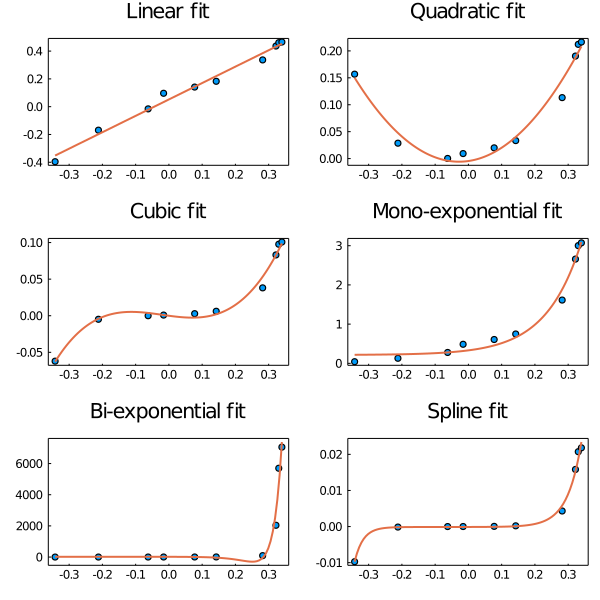

This chart was generated by the following Julia code:

using EasyFit
using Plots

x = sort(rand(10)) .- 0.5
y = sort(rand(10)) .- 0.5

plot(layout=(3,2))
plot!(framestyle=:box,grid=false)

sp=1
plot!(title="Linear fit",subplot=sp)
scatter!(x,y,label="",subplot=sp)
fit = fitlinear(x,y)
plot!(fit.x,fit.y,label="",linewidth=2,subplot=sp)

sp=2
y2 = y.^2
plot!(title="Quadratic fit",subplot=sp)
scatter!(x,y2,label="",subplot=sp)
fit = fitquad(x,y2)
plot!(fit.x,fit.y,label="",linewidth=2,subplot=sp)

sp=3
y2 = y.^3
plot!(title="Cubic fit",subplot=sp)
scatter!(x,y2,label="",subplot=sp)
fit = fitcubic(x,y2)
plot!(fit.x,fit.y,label="",linewidth=2,subplot=sp)

sp=4
y2 = 0.3*exp.(5*y)
plot!(title="Mono-exponential fit",subplot=sp)
scatter!(x,y2,label="",subplot=sp)
fit = fitexp(x,y2)
plot!(fit.x,fit.y,label="",linewidth=2,subplot=sp)

sp=5
y2 = 0.3*exp.(5*y) + 0.7*exp.(3*y2)
plot!(title="Bi-exponential fit",subplot=sp)
scatter!(x,y2,label="",subplot=sp)
fit = fitexp(x,y2,n=2)
plot!(fit.x,fit.y,label="",linewidth=2,subplot=sp)

sp=6
y2 = y.^5
plot!(title="Spline fit",subplot=sp)
scatter!(x,y2,label="",subplot=sp)
fit = fitexp(x,y2,n=2)
plot!(fit.x,fit.y,label="",linewidth=2,subplot=sp)

plot!(size=(600,600))
